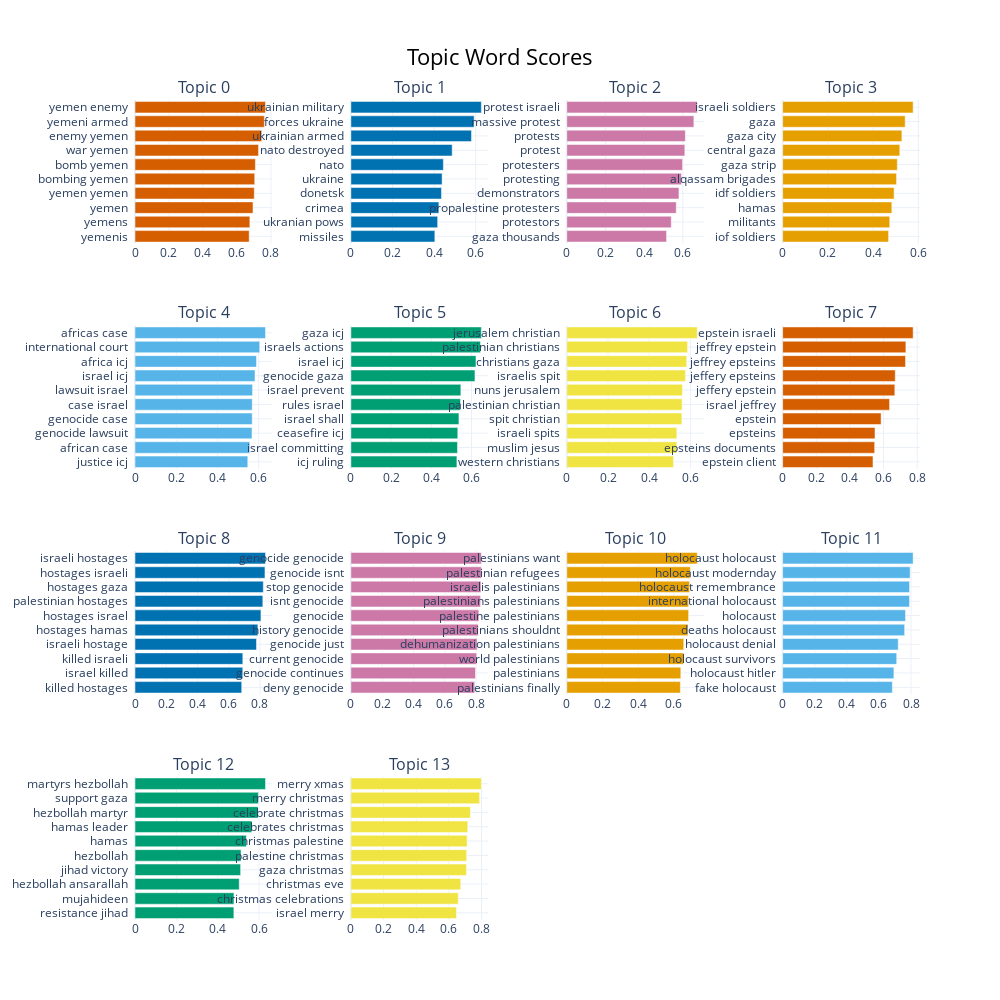

The code cell stored with this chart in its notebook:
### Code cell
topic_model, topics, probs = bertopic_topic_modelling(P_leaning_tweet_list)
topic_model.visualize_barchart(top_n_topics = 14, n_words = 20)

### Figure 1 — Plotly figure (JSON) as saved in the notebook; plotly's stock layout.template omitted (floating-point values rounded to 4 significant figures)
{"data": [{"marker": {"color": "#D55E00"}, "orientation": "h", "type": "bar", "x": [0.672, 0.6759, 0.6945, 0.7019, 0.7045, 0.7084, 0.727, 0.746, 0.7612, 0.768], "xaxis": "x", "y": ["yemenis  ", "yemens  ", "yemen  ", "yemen yemen  ", "bombing yemen  ", "bomb yemen  ", "war yemen  ", "enemy yemen  ", "yemeni armed  ", "yemen enemy  "], "yaxis": "y"}, {"marker": {"color": "#0072B2"}, "orientation": "h", "type": "bar", "x": [0.4035, 0.417, 0.4229, 0.4353, 0.4384, 0.4445, 0.4867, 0.5795, 0.5923, 0.6271], "xaxis": "x2", "y": ["missiles  ", "ukranian pows  ", "crimea  ", "donetsk  ", "ukraine  ", "nato  ", "nato destroyed  ", "ukrainian armed  ", "forces ukraine  ", "ukrainian military  "], "yaxis": "y2"}, {"marker": {"color": "#CC79A7"}, "orientation": "h", "type": "bar", "x": [0.5157, 0.54, 0.5659, 0.5798, 0.5929, 0.5985, 0.6101, 0.6129, 0.6569, 0.6744], "xaxis": "x3", "y": ["gaza thousands  ", "protestors  ", "propalestine protesters  ", "demonstrators  ", "protesting  ", "protesters  ", "protest  ", "protests  ", "massive protest  ", "protest israeli  "], "yaxis": "y3"}, {"marker": {"color": "#E69F00"}, "orientation": "h", "type": "bar", "x": [0.4686, 0.4737, 0.483, 0.493, 0.5038, 0.5072, 0.5182, 0.5275, 0.5419, 0.5771], "xaxis": "x4", "y": ["iof soldiers  ", "militants  ", "hamas  ", "idf soldiers  ", "alqassam brigades  ", "gaza strip  ", "central gaza  ", "gaza city  ", "gaza  ", "israeli soldiers  "], "yaxis": "y4"}, {"marker": {"color": "#56B4E9"}, "orientation": "h", "type": "bar", "x": [0.547, 0.5564, 0.5674, 0.5685, 0.5687, 0.5701, 0.5821, 0.5894, 0.6049, 0.6329], "xaxis": "x5", "y": ["justice icj  ", "african case  ", "genocide lawsuit  ", "genocide case  ", "case israel  ", "lawsuit israel  ", "israel icj  ", "africa icj  ", "international court  ", "africas case  "], "yaxis": "y5"}, {"marker": {"color": "#009E73"}, "orientation": "h", "type": "bar", "x": [0.5275, 0.5304, 0.5319, 0.5376, 0.5453, 0.5472, 0.6174, 0.6225, 0.6447, 0.6493], "xaxis": "x6", "y": ["icj ruling  ", "israel committing  ", "ceasefire icj  ", "israel shall  ", "rules israel  ", "israel prevent  ", "genocide gaza  ", "israel icj  ", "israels actions  ", "gaza icj  "], "yaxis": "y6"}, {"marker": {"color": "#F0E442"}, "orientation": "h", "type": "bar", "x": [0.5172, 0.533, 0.5332, 0.5578, 0.559, 0.5604, 0.5754, 0.5811, 0.5853, 0.6322], "xaxis": "x7", "y": ["western christians  ", "muslim jesus  ", "israeli spits  ", "spit christian  ", "palestinian christian  ", "nuns jerusalem  ", "israelis spit  ", "christians gaza  ", "palestinian christians  ", "jerusalem christian  "], "yaxis": "y7"}, {"marker": {"color": "#D55E00"}, "orientation": "h", "type": "bar", "x": [0.5371, 0.5471, 0.549, 0.5853, 0.6356, 0.6669, 0.6694, 0.7305, 0.7326, 0.7757], "xaxis": "x8", "y": ["epstein client  ", "epsteins documents  ", "epsteins  ", "epstein  ", "israel jeffrey  ", "jeffery epstein  ", "jeffery epsteins  ", "jeffrey epsteins  ", "jeffrey epstein  ", "epstein israeli  "], "yaxis": "y8"}, {"marker": {"color": "#0072B2"}, "orientation": "h", "type": "bar", "x": [0.6834, 0.69, 0.6904, 0.7781, 0.7869, 0.8064, 0.8185, 0.8216, 0.8322, 0.8357], "xaxis": "x9", "y": ["killed hostages  ", "israel killed  ", "killed israeli  ", "israeli hostage  ", "hostages hamas  ", "hostages israel  ", "palestinian hostages  ", "hostages gaza  ", "hostages israeli  ", "israeli hostages  "], "yaxis": "y9"}, {"marker": {"color": "#CC79A7"}, "orientation": "h", "type": "bar", "x": [0.7909, 0.7958, 0.8037, 0.806, 0.8129, 0.8173, 0.8283, 0.8307, 0.8332, 0.8334], "xaxis": "x10", "y": ["deny genocide  ", "genocide continues  ", "current genocide  ", "genocide just  ", "history genocide  ", "genocide  ", "isnt genocide  ", "stop genocide  ", "genocide isnt  ", "genocide genocide  "], "yaxis": "y10"}, {"marker": {"color": "#E69F00"}, "orientation": "h", "type": "bar", "x": [0.6366, 0.6389, 0.6539, 0.6553, 0.6787, 0.6827, 0.6827, 0.6881, 0.6924, 0.731], "xaxis": "x11", "y": ["palestinians finally  ", "palestinians  ", "world palestinians  ", "dehumanization palestinians  ", "palestinians shouldnt  ", "palestine palestinians  ", "palestinians palestinians  ", "israelis palestinians  ", "palestinian refugees  ", "palestinians want  "], "yaxis": "y11"}, {"marker": {"color": "#56B4E9"}, "orientation": "h", "type": "bar", "x": [0.6838, 0.6932, 0.7108, 0.7204, 0.7603, 0.7656, 0.7907, 0.7909, 0.7946, 0.8132], "xaxis": "x12", "y": ["fake holocaust  ", "holocaust hitler  ", "holocaust survivors  ", "holocaust denial  ", "deaths holocaust  ", "holocaust  ", "international holocaust  ", "holocaust remembrance  ", "holocaust modernday  ", "holocaust holocaust  "], "yaxis": "y12"}, {"marker": {"color": "#009E73"}, "orientation": "h", "type": "bar", "x": [0.4781, 0.4786, 0.5041, 0.5107, 0.5129, 0.5388, 0.5645, 0.5951, 0.5967, 0.6311], "xaxis": "x13", "y": ["resistance jihad  ", "mujahideen  ", "hezbollah ansarallah  ", "jihad victory  ", "hezbollah  ", "hamas  ", "hamas leader  ", "hezbollah martyr  ", "support gaza  ", "martyrs hezbollah  "], "yaxis": "y13"}, {"marker": {"color": "#F0E442"}, "orientation": "h", "type": "bar", "x": [0.647, 0.6575, 0.6729, 0.7078, 0.7093, 0.7119, 0.7156, 0.7318, 0.7885, 0.7992], "xaxis": "x14", "y": ["israel merry  ", "christmas celebrations  ", "christmas eve  ", "gaza christmas  ", "palestine christmas  ", "christmas palestine  ", "celebrates christmas  ", "celebrate christmas  ", "merry christmas  ", "merry xmas  "], "yaxis": "y14"}], "layout": {"annotations": [{"font": {"size": 16}, "showarrow": false, "text": "Topic 0", "x": 0.0875, "xanchor": "center", "xref": "paper", "y": 1, "yanchor": "bottom", "yref": "paper"}, {"font": {"size": 16}, "showarrow": false, "text": "Topic 1", "x": 0.3625, "xanchor": "center", "xref": "paper", "y": 1, "yanchor": "bottom", "yref": "paper"}, {"font": {"size": 16}, "showarrow": false, "text": "Topic 2", "x": 0.6375, "xanchor": "center", "xref": "paper", "y": 1, "yanchor": "bottom", "yref": "paper"}, {"font": {"size": 16}, "showarrow": false, "text": "Topic 3", "x": 0.9125, "xanchor": "center", "xref": "paper", "y": 1, "yanchor": "bottom", "yref": "paper"}, {"font": {"size": 16}, "showarrow": false, "text": "Topic 4", "x": 0.0875, "xanchor": "center", "xref": "paper", "y": 0.725, "yanchor": "bottom", "yref": "paper"}, {"font": {"size": 16}, "showarrow": false, "text": "Topic 5", "x": 0.3625, "xanchor": "center", "xref": "paper", "y": 0.725, "yanchor": "bottom", "yref": "paper"}, {"font": {"size": 16}, "showarrow": false, "text": "Topic 6", "x": 0.6375, "xanchor": "center", "xref": "paper", "y": 0.725, "yanchor": "bottom", "yref": "paper"}, {"font": {"size": 16}, "showarrow": false, "text": "Topic 7", "x": 0.9125, "xanchor": "center", "xref": "paper", "y": 0.725, "yanchor": "bottom", "yref": "paper"}, {"font": {"size": 16}, "showarrow": false, "text": "Topic 8", "x": 0.0875, "xanchor": "center", "xref": "paper", "y": 0.45, "yanchor": "bottom", "yref": "paper"}, {"font": {"size": 16}, "showarrow": false, "text": "Topic 9", "x": 0.3625, "xanchor": "center", "xref": "paper", "y": 0.45, "yanchor": "bottom", "yref": "paper"}, {"font": {"size": 16}, "showarrow": false, "text": "Topic 10", "x": 0.6375, "xanchor": "center", "xref": "paper", "y": 0.45, "yanchor": "bottom", "yref": "paper"}, {"font": {"size": 16}, "showarrow": false, "text": "Topic 11", "x": 0.9125, "xanchor": "center", "xref": "paper", "y": 0.45, "yanchor": "bottom", "yref": "paper"}, {"font": {"size": 16}, "showarrow": false, "text": "Topic 12", "x": 0.0875, "xanchor": "center", "xref": "paper", "y": 0.175, "yanchor": "bottom", "yref": "paper"}, {"font": {"size": 16}, "showarrow": false, "text": "Topic 13", "x": 0.3625, "xanchor": "center", "xref": "paper", "y": 0.175, "yanchor": "bottom", "yref": "paper"}], "height": 1000, "hoverlabel": {"bgcolor": "white", "font": {"family": "Rockwell", "size": 16}}, "showlegend": false, "title": {"font": {"color": "Black", "size": 22}, "text": "Topic Word Scores", "x": 0.5, "xanchor": "center", "yanchor": "top"}, "width": 1000, "xaxis": {"anchor": "y", "domain": [0, 0.175], "showgrid": true}, "xaxis10": {"anchor": "y10", "domain": [0.275, 0.45], "showgrid": true}, "xaxis11": {"anchor": "y11", "domain": [0.55, 0.725], "showgrid": true}, "xaxis12": {"anchor": "y12", "domain": [0.825, 1], "showgrid": true}, "xaxis13": {"anchor": "y13", "domain": [0, 0.175], "showgrid": true}, "xaxis14": {"anchor": "y14", "domain": [0.275, 0.45], "showgrid": true}, "xaxis15": {"anchor": "y15", "domain": [0.55, 0.725], "showgrid": true}, "xaxis16": {"anchor": "y16", "domain": [0.825, 1], "showgrid": true}, "xaxis2": {"anchor": "y2", "domain": [0.275, 0.45], "showgrid": true}, "xaxis3": {"anchor": "y3", "domain": [0.55, 0.725], "showgrid": true}, "xaxis4": {"anchor": "y4", "domain": [0.825, 1], "showgrid": true}, "xaxis5": {"anchor": "y5", "domain": [0, 0.175], "showgrid": true}, "xaxis6": {"anchor": "y6", "domain": [0.275, 0.45], "showgrid": true}, "xaxis7": {"anchor": "y7", "domain": [0.55, 0.725], "showgrid": true}, "xaxis8": {"anchor": "y8", "domain": [0.825, 1], "showgrid": true}, "xaxis9": {"anchor": "y9", "domain": [0, 0.175], "showgrid": true}, "yaxis": {"anchor": "x", "domain": [0.825, 1], "showgrid": true}, "yaxis10": {"anchor": "x10", "domain": [0.275, 0.45], "showgrid": true}, "yaxis11": {"anchor": "x11", "domain": [0.275, 0.45], "showgrid": true}, "yaxis12": {"anchor": "x12", "domain": [0.275, 0.45], "showgrid": true}, "yaxis13": {"anchor": "x13", "domain": [0, 0.175], "showgrid": true}, "yaxis14": {"anchor": "x14", "domain": [0, 0.175], "showgrid": true}, "yaxis15": {"anchor": "x15", "domain": [0, 0.175], "showgrid": true}, "yaxis16": {"anchor": "x16", "domain": [0, 0.175], "showgrid": true}, "yaxis2": {"anchor": "x2", "domain": [0.825, 1], "showgrid": true}, "yaxis3": {"anchor": "x3", "domain": [0.825, 1], "showgrid": true}, "yaxis4": {"anchor": "x4", "domain": [0.825, 1], "showgrid": true}, "yaxis5": {"anchor": "x5", "domain": [0.55, 0.725], "showgrid": true}, "yaxis6": {"anchor": "x6", "domain": [0.55, 0.725], "showgrid": true}, "yaxis7": {"anchor": "x7", "domain": [0.55, 0.725], "showgrid": true}, "yaxis8": {"anchor": "x8", "domain": [0.55, 0.725], "showgrid": true}, "yaxis9": {"anchor": "x9", "domain": [0.275, 0.45], "showgrid": true}}}
